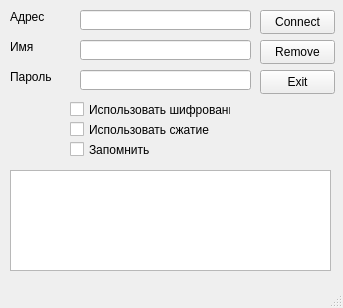
<ui version="4.0" >
 <class>MainWindow</class>
 <widget class="QMainWindow" name="MainWindow" >
  <property name="geometry" >
   <rect>
    <x>0</x>
    <y>0</y>
    <width>343</width>
    <height>308</height>
   </rect>
  </property>
  <property name="windowTitle" >
   <string>MainWindow</string>
  </property>
  <widget class="QWidget" name="centralwidget" >
   <widget class="QLineEdit" name="lineEdit" >
    <property name="geometry" >
     <rect>
      <x>80</x>
      <y>10</y>
      <width>171</width>
      <height>20</height>
     </rect>
    </property>
   </widget>
   <widget class="QLabel" name="label" >
    <property name="geometry" >
     <rect>
      <x>10</x>
      <y>10</y>
      <width>46</width>
      <height>14</height>
     </rect>
    </property>
    <property name="text" >
     <string>Адрес</string>
    </property>
   </widget>
   <widget class="QLineEdit" name="lineEdit_2" >
    <property name="geometry" >
     <rect>
      <x>80</x>
      <y>40</y>
      <width>171</width>
      <height>20</height>
     </rect>
    </property>
   </widget>
   <widget class="QLabel" name="label_2" >
    <property name="geometry" >
     <rect>
      <x>10</x>
      <y>40</y>
      <width>46</width>
      <height>14</height>
     </rect>
    </property>
    <property name="text" >
     <string>Имя</string>
    </property>
   </widget>
   <widget class="QLabel" name="label_3" >
    <property name="geometry" >
     <rect>
      <x>10</x>
      <y>70</y>
      <width>46</width>
      <height>14</height>
     </rect>
    </property>
    <property name="text" >
     <string>Пароль</string>
    </property>
   </widget>
   <widget class="QLineEdit" name="lineEdit_3" >
    <property name="geometry" >
     <rect>
      <x>80</x>
      <y>70</y>
      <width>171</width>
      <height>20</height>
     </rect>
    </property>
   </widget>
   <widget class="QCheckBox" name="checkBox" >
    <property name="geometry" >
     <rect>
      <x>70</x>
      <y>100</y>
      <width>161</width>
      <height>19</height>
     </rect>
    </property>
    <property name="text" >
     <string>Использовать шифрование</string>
    </property>
   </widget>
   <widget class="QCheckBox" name="checkBox_2" >
    <property name="geometry" >
     <rect>
      <x>70</x>
      <y>120</y>
      <width>161</width>
      <height>19</height>
     </rect>
    </property>
    <property name="text" >
     <string>Использовать сжатие</string>
    </property>
   </widget>
   <widget class="QTableView" name="tableView" >
    <property name="geometry" >
     <rect>
      <x>10</x>
      <y>170</y>
      <width>321</width>
      <height>101</height>
     </rect>
    </property>
   </widget>
   <widget class="QPushButton" name="pushButton" >
    <property name="geometry" >
     <rect>
      <x>260</x>
      <y>10</y>
      <width>75</width>
      <height>24</height>
     </rect>
    </property>
    <property name="text" >
     <string>Connect</string>
    </property>
   </widget>
   <widget class="QPushButton" name="pushButton_2" >
    <property name="geometry" >
     <rect>
      <x>260</x>
      <y>40</y>
      <width>75</width>
      <height>24</height>
     </rect>
    </property>
    <property name="text" >
     <string>Remove</string>
    </property>
   </widget>
   <widget class="QCheckBox" name="checkBox_3" >
    <property name="geometry" >
     <rect>
      <x>70</x>
      <y>140</y>
      <width>161</width>
      <height>19</height>
     </rect>
    </property>
    <property name="text" >
     <string>Запомнить</string>
    </property>
   </widget>
   <widget class="QPushButton" name="pushButton_3" >
    <property name="geometry" >
     <rect>
      <x>260</x>
      <y>70</y>
      <width>75</width>
      <height>24</height>
     </rect>
    </property>
    <property name="text" >
     <string>Exit</string>
    </property>
   </widget>
  </widget>
  <widget class="QMenuBar" name="menubar" >
   <property name="geometry" >
    <rect>
     <x>0</x>
     <y>0</y>
     <width>343</width>
     <height>19</height>
    </rect>
   </property>
  </widget>
  <widget class="QStatusBar" name="statusbar" />
 </widget>
 <resources/>
 <connections/>
</ui>
